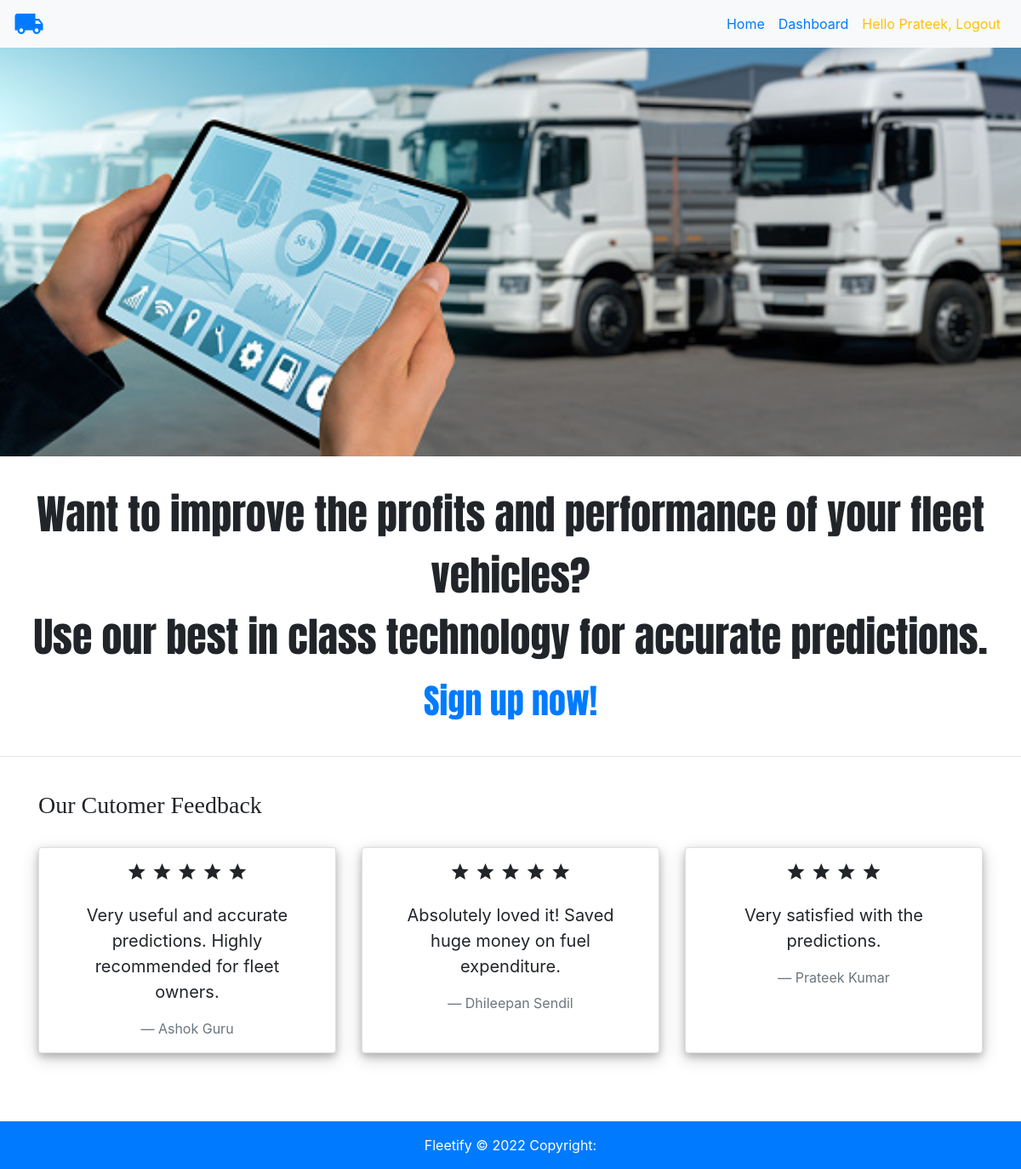
Screenshot of / (signed in) with the database file from the repository.
### IBM Flask App/website/models.py (models this page shows)
class User(db.Model, UserMixin):
    id = db.Column(db.Integer, primary_key=True)
    email = db.Column(db.String(150), unique=True)
    password = db.Column(db.String(30))
    first_name = db.Column(db.String(30))
    last_name = db.Column(db.String(30))
    rating = db.Column(db.Integer)
    text = db.Column(db.String(300))
    predictions = db.relationship('Prediction')

### IBM Flask App/website/views.py (the view)
@views.route('/')
def home():
    reviews=db.engine.execute("Select first_name,last_name,text,rating from User Where not text='None' Order By rating DESC limit 3;")
    return render_template("home.html", user=current_user, reviews=reviews)

### IBM Flask App/website/__init__.py (called while the page is built)
def create_app():
    app = Flask(__name__)
    app.config['MAIL_SERVER']='smtp.gmail.com'
    app.config['MAIL_PORT']=465
    app.config['MAIL_USERNAME']='fleetify.official@gmail.com'
    app.config['MAIL_PASSWORD']='velrsrkermbvehyh'
    app.config['MAIL_USE_TLS']=False
    app.config['MAIL_USE_SSL']=True
    app.config['SECRET_KEY'] = os.urandom(12)
    app.config['SQLALCHEMY_DATABASE_URI'] = f'sqlite:///{DB_NAME}'
    db.init_app(app)
    from .views import views
    from .auth import auth
    app.register_blueprint(views, url_prefix='/')
    app.register_blueprint(auth, url_prefix='/')
    from .models import User
    with app.app_context():
        db.create_all()
    login_manager = LoginManager()
    login_manager.login_view = 'auth.login'
    login_manager.init_app(app)
    @login_manager.user_loader
    def load_user(id):
        return User.query.get(int(id))
    return app

### IBM Flask App/website/templates/home.html (shortened to what this page needs)
{% extends "base.html" %} {% block title %}Home{% endblock %} {% block content
%}
<div class="d-flex" id="bgpic">
</div>
<div align="center" style="font-family:'Anton'; font-size: 3rem;margin:2rem;">Want to improve the profits and performance of your fleet vehicles?<br>Use our best in class technology for accurate predictions.
<br><span class="text-primary" style="font-size: 2.5rem">Sign up now!</span></div>
<hr>
<div class="container">
  <br>
  <h3>Our Cutomer Feedback</h3>
  <br>
  <div class="card-deck">
    {% for ureview in reviews%}
      <blockquote class="blockquote card">
        <div>
          {% for stars in range(ureview[3]) %}
        <span class="material-icons">
        </span>
        {% endfor %}
        </div>
        <p class="mb-0 card-text" style="padding:1rem">{{ureview[2]}}</p>
        <footer class="blockquote-footer">{{ureview[0]+' '+ureview[1]}}</footer>
      </blockquote>
    {%endfor%}
  </div>
</div>
{% endblock %}

### IBM Flask App/website/templates/base.html (shortened to what this page needs)
<!DOCTYPE html>
<html>
  <head>
    <link
      rel="stylesheet"
      href="https://stackpath.bootstrapcdn.com/bootstrap/4.4.1/css/bootstrap.min.css"
    />
    <link
      rel="stylesheet"
      href="https://stackpath.bootstrapcdn.com/font-awesome/4.7.0/css/font-awesome.min.css"
    />
    <link href="https://gitcdn.github.io/bootstrap-toggle/2.2.2/css/bootstrap-toggle.min.css" rel="stylesheet">
    <link rel="stylesheet" href="../static/style.css"/>
  </head>
  <body>
    <nav class="navbar navbar-expand-lg bg-light">
      <div class="collapse navbar-collapse" id="navbar">
        <a href="/"><span class="material-icons md-36 pull-left">
          </span>
        </a>
        <div class="navbar-nav ml-auto">
          <a class="nav-item nav-link" id="home" href="/">Home</a>
          {% if user.is_authenticated %}
          <a class="nav-item nav-link" id="dashboard" href="/dashboard">Dashboard</a>
          <a class="nav-item nav-link text-warning" id="logout" href="/logout">Hello {{user.first_name}}, Logout</a>
          {% else %}
          <a class="nav-item nav-link" id="login" href="/login">Login</a>
          <a class="nav-item nav-link" id="signUp" href="/sign-up">Sign Up</a>
          {% endif %}
        </div>
      </div>
    </nav>
    <div id="wrap">
      <div id="main">
          {% block content %} {% endblock %}
      </div>
    </div>
<footer class="page-footer bg-primary text-white">
  <div class="footer-copyright text-center py-3">Fleetify © 2022 Copyright:
  </div>
</footer>
  </body>
</html>

### IBM Flask App/website/static/style.css (style rules this page uses)
body,html { margin: 0px; height: 100%; }
#wrap { min-height: 85%; }
#main { overflow: auto; padding-bottom: 5rem; }
#bgpic { background: url('../static/fleet.jpg'); background-position: center; background-size: cover; background-repeat: no-repeat; height: 60vh; width: 100vw; }
h3 { font-family:Georgia, 'Times New Roman', Times, serif; }
.material-icons.md-36 { font-size: 36px; }
.card { padding:1rem; box-shadow: 0 4px 8px 0 rgba(0, 0, 0, 0.2), 0 6px 20px 0 rgba(0, 0, 0, 0.19); text-align: center; }

### rows the page displays
User: first_name "Prateek", rating 4 (drawn), text "Very satisfied with the predictions.", first_name+last_name "Prateek Kumar"
User: rating 5 (drawn), text "Very useful and accurate predictions. Highly recommended for fleet owners.", first_name+last_name "Ashok Guru"
User: rating 5 (drawn), text "Absolutely loved it! Saved huge money on fuel expenditure.", first_name+last_name "Dhileepan Sendil"
